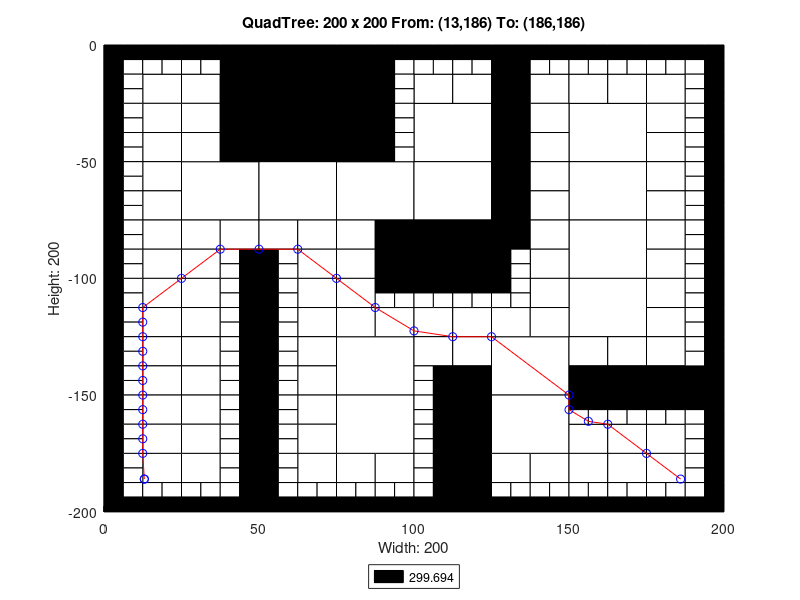

Recreate this plot in MATLAB.
axis([0 200 -200 0]);
title('QuadTree: 200 x 200 From: (13,186) To: (186,186)');
xlabel('Width: 200');
ylabel('Height: 200');
rectangle('Position',[50 -25 25 25], 'FaceColor',[0 0 0]);
rectangle('Position',[50 -50 25 25], 'FaceColor',[0 0 0]);
rectangle('Position',[25 -75 25 25], 'FaceColor',[1 1 1]);
rectangle('Position',[50 -75 25 25], 'FaceColor',[1 1 1]);
rectangle('Position',[75 -75 25 25], 'FaceColor',[1 1 1]);
rectangle('Position',[100 -50 25 25], 'FaceColor',[1 1 1]);
rectangle('Position',[150 -50 25 25], 'FaceColor',[1 1 1]);
rectangle('Position',[100 -75 25 25], 'FaceColor',[1 1 1]);
rectangle('Position',[100 -100 25 25], 'FaceColor',[0 0 0]);
rectangle('Position',[150 -75 25 25], 'FaceColor',[1 1 1]);
rectangle('Position',[150 -100 25 25], 'FaceColor',[1 1 1]);
rectangle('Position',[75 -150 25 25], 'FaceColor',[1 1 1]);
rectangle('Position',[75 -175 25 25], 'FaceColor',[1 1 1]);
rectangle('Position',[125 -150 25 25], 'FaceColor',[1 1 1]);
rectangle('Position',[150 -125 25 25], 'FaceColor',[1 1 1]);
rectangle('Position',[125 -175 25 25], 'FaceColor',[1 1 1]);
rectangle('Position',[12.5 -25 12.5 12.5], 'FaceColor',[1 1 1]);
rectangle('Position',[37.5 -12.5 12.5 12.5], 'FaceColor',[0 0 0]);
rectangle('Position',[25 -25 12.5 12.5], 'FaceColor',[1 1 1]);
rectangle('Position',[37.5 -25 12.5 12.5], 'FaceColor',[0 0 0]);
rectangle('Position',[12.5 -37.5 12.5 12.5], 'FaceColor',[1 1 1]);
rectangle('Position',[12.5 -50 12.5 12.5], 'FaceColor',[1 1 1]);
rectangle('Position',[25 -37.5 12.5 12.5], 'FaceColor',[1 1 1]);
rectangle('Position',[37.5 -37.5 12.5 12.5], 'FaceColor',[0 0 0]);
rectangle('Position',[25 -50 12.5 12.5], 'FaceColor',[1 1 1]);
rectangle('Position',[37.5 -50 12.5 12.5], 'FaceColor',[0 0 0]);
rectangle('Position',[75 -12.5 12.5 12.5], 'FaceColor',[0 0 0]);
rectangle('Position',[75 -25 12.5 12.5], 'FaceColor',[0 0 0]);
rectangle('Position',[75 -37.5 12.5 12.5], 'FaceColor',[0 0 0]);
rectangle('Position',[75 -50 12.5 12.5], 'FaceColor',[0 0 0]);
rectangle('Position',[12.5 -62.5 12.5 12.5], 'FaceColor',[1 1 1]);
rectangle('Position',[12.5 -75 12.5 12.5], 'FaceColor',[1 1 1]);
rectangle('Position',[12.5 -87.5 12.5 12.5], 'FaceColor',[1 1 1]);
rectangle('Position',[12.5 -100 12.5 12.5], 'FaceColor',[1 1 1]);
rectangle('Position',[25 -87.5 12.5 12.5], 'FaceColor',[1 1 1]);
rectangle('Position',[37.5 -87.5 12.5 12.5], 'FaceColor',[1 1 1]);
rectangle('Position',[25 -100 12.5 12.5], 'FaceColor',[1 1 1]);
rectangle('Position',[50 -87.5 12.5 12.5], 'FaceColor',[1 1 1]);
rectangle('Position',[62.5 -87.5 12.5 12.5], 'FaceColor',[1 1 1]);
rectangle('Position',[62.5 -100 12.5 12.5], 'FaceColor',[1 1 1]);
rectangle('Position',[75 -87.5 12.5 12.5], 'FaceColor',[1 1 1]);
rectangle('Position',[87.5 -87.5 12.5 12.5], 'FaceColor',[0 0 0]);
rectangle('Position',[75 -100 12.5 12.5], 'FaceColor',[1 1 1]);
rectangle('Position',[87.5 -100 12.5 12.5], 'FaceColor',[0 0 0]);
rectangle('Position',[100 -25 12.5 12.5], 'FaceColor',[1 1 1]);
rectangle('Position',[112.5 -25 12.5 12.5], 'FaceColor',[1 1 1]);
rectangle('Position',[125 -12.5 12.5 12.5], 'FaceColor',[0 0 0]);
rectangle('Position',[125 -25 12.5 12.5], 'FaceColor',[0 0 0]);
rectangle('Position',[137.5 -25 12.5 12.5], 'FaceColor',[1 1 1]);
rectangle('Position',[125 -37.5 12.5 12.5], 'FaceColor',[0 0 0]);
rectangle('Position',[137.5 -37.5 12.5 12.5], 'FaceColor',[1 1 1]);
rectangle('Position',[125 -50 12.5 12.5], 'FaceColor',[0 0 0]);
rectangle('Position',[137.5 -50 12.5 12.5], 'FaceColor',[1 1 1]);
rectangle('Position',[150 -25 12.5 12.5], 'FaceColor',[1 1 1]);
rectangle('Position',[162.5 -25 12.5 12.5], 'FaceColor',[1 1 1]);
rectangle('Position',[175 -25 12.5 12.5], 'FaceColor',[1 1 1]);
rectangle('Position',[175 -37.5 12.5 12.5], 'FaceColor',[1 1 1]);
rectangle('Position',[175 -50 12.5 12.5], 'FaceColor',[1 1 1]);
rectangle('Position',[125 -62.5 12.5 12.5], 'FaceColor',[0 0 0]);
rectangle('Position',[137.5 -62.5 12.5 12.5], 'FaceColor',[1 1 1]);
rectangle('Position',[125 -75 12.5 12.5], 'FaceColor',[0 0 0]);
rectangle('Position',[137.5 -75 12.5 12.5], 'FaceColor',[1 1 1]);
rectangle('Position',[125 -87.5 12.5 12.5], 'FaceColor',[0 0 0]);
rectangle('Position',[137.5 -87.5 12.5 12.5], 'FaceColor',[1 1 1]);
rectangle('Position',[137.5 -100 12.5 12.5], 'FaceColor',[1 1 1]);
rectangle('Position',[175 -62.5 12.5 12.5], 'FaceColor',[1 1 1]);
rectangle('Position',[175 -75 12.5 12.5], 'FaceColor',[1 1 1]);
rectangle('Position',[175 -87.5 12.5 12.5], 'FaceColor',[1 1 1]);
rectangle('Position',[175 -100 12.5 12.5], 'FaceColor',[1 1 1]);
rectangle('Position',[12.5 -112.5 12.5 12.5], 'FaceColor',[1 1 1]);
rectangle('Position',[12.5 -125 12.5 12.5], 'FaceColor',[1 1 1]);
rectangle('Position',[25 -112.5 12.5 12.5], 'FaceColor',[1 1 1]);
rectangle('Position',[25 -125 12.5 12.5], 'FaceColor',[1 1 1]);
rectangle('Position',[12.5 -137.5 12.5 12.5], 'FaceColor',[1 1 1]);
rectangle('Position',[12.5 -150 12.5 12.5], 'FaceColor',[1 1 1]);
rectangle('Position',[25 -137.5 12.5 12.5], 'FaceColor',[1 1 1]);
rectangle('Position',[25 -150 12.5 12.5], 'FaceColor',[1 1 1]);
rectangle('Position',[62.5 -112.5 12.5 12.5], 'FaceColor',[1 1 1]);
rectangle('Position',[62.5 -125 12.5 12.5], 'FaceColor',[1 1 1]);
rectangle('Position',[75 -112.5 12.5 12.5], 'FaceColor',[1 1 1]);
rectangle('Position',[75 -125 12.5 12.5], 'FaceColor',[1 1 1]);
rectangle('Position',[87.5 -125 12.5 12.5], 'FaceColor',[1 1 1]);
rectangle('Position',[62.5 -137.5 12.5 12.5], 'FaceColor',[1 1 1]);
rectangle('Position',[62.5 -150 12.5 12.5], 'FaceColor',[1 1 1]);
rectangle('Position',[12.5 -162.5 12.5 12.5], 'FaceColor',[1 1 1]);
rectangle('Position',[12.5 -175 12.5 12.5], 'FaceColor',[1 1 1]);
rectangle('Position',[25 -162.5 12.5 12.5], 'FaceColor',[1 1 1]);
rectangle('Position',[25 -175 12.5 12.5], 'FaceColor',[1 1 1]);
rectangle('Position',[12.5 -187.5 12.5 12.5], 'FaceColor',[1 1 1]);
rectangle('Position',[25 -187.5 12.5 12.5], 'FaceColor',[1 1 1]);
rectangle('Position',[62.5 -162.5 12.5 12.5], 'FaceColor',[1 1 1]);
rectangle('Position',[62.5 -175 12.5 12.5], 'FaceColor',[1 1 1]);
rectangle('Position',[62.5 -187.5 12.5 12.5], 'FaceColor',[1 1 1]);
rectangle('Position',[75 -187.5 12.5 12.5], 'FaceColor',[1 1 1]);
rectangle('Position',[87.5 -187.5 12.5 12.5], 'FaceColor',[1 1 1]);
rectangle('Position',[100 -125 12.5 12.5], 'FaceColor',[1 1 1]);
rectangle('Position',[112.5 -125 12.5 12.5], 'FaceColor',[1 1 1]);
rectangle('Position',[137.5 -112.5 12.5 12.5], 'FaceColor',[1 1 1]);
rectangle('Position',[125 -125 12.5 12.5], 'FaceColor',[1 1 1]);
rectangle('Position',[137.5 -125 12.5 12.5], 'FaceColor',[1 1 1]);
rectangle('Position',[100 -137.5 12.5 12.5], 'FaceColor',[1 1 1]);
rectangle('Position',[112.5 -137.5 12.5 12.5], 'FaceColor',[1 1 1]);
rectangle('Position',[112.5 -150 12.5 12.5], 'FaceColor',[0 0 0]);
rectangle('Position',[175 -112.5 12.5 12.5], 'FaceColor',[1 1 1]);
rectangle('Position',[175 -125 12.5 12.5], 'FaceColor',[1 1 1]);
rectangle('Position',[150 -137.5 12.5 12.5], 'FaceColor',[1 1 1]);
rectangle('Position',[162.5 -137.5 12.5 12.5], 'FaceColor',[1 1 1]);
rectangle('Position',[150 -150 12.5 12.5], 'FaceColor',[0 0 0]);
rectangle('Position',[162.5 -150 12.5 12.5], 'FaceColor',[0 0 0]);
rectangle('Position',[175 -137.5 12.5 12.5], 'FaceColor',[1 1 1]);
rectangle('Position',[175 -150 12.5 12.5], 'FaceColor',[0 0 0]);
rectangle('Position',[187.5 -150 12.5 12.5], 'FaceColor',[0 0 0]);
rectangle('Position',[112.5 -162.5 12.5 12.5], 'FaceColor',[0 0 0]);
rectangle('Position',[112.5 -175 12.5 12.5], 'FaceColor',[0 0 0]);
rectangle('Position',[112.5 -187.5 12.5 12.5], 'FaceColor',[0 0 0]);
rectangle('Position',[112.5 -200 12.5 12.5], 'FaceColor',[0 0 0]);
rectangle('Position',[125 -187.5 12.5 12.5], 'FaceColor',[1 1 1]);
rectangle('Position',[137.5 -187.5 12.5 12.5], 'FaceColor',[1 1 1]);
rectangle('Position',[150 -175 12.5 12.5], 'FaceColor',[1 1 1]);
rectangle('Position',[162.5 -175 12.5 12.5], 'FaceColor',[1 1 1]);
rectangle('Position',[175 -175 12.5 12.5], 'FaceColor',[1 1 1]);
rectangle('Position',[150 -187.5 12.5 12.5], 'FaceColor',[1 1 1]);
rectangle('Position',[162.5 -187.5 12.5 12.5], 'FaceColor',[1 1 1]);
rectangle('Position',[175 -187.5 12.5 12.5], 'FaceColor',[1 1 1]);
rectangle('Position',[0 -6.25 6.25 6.25], 'FaceColor',[0 0 0]);
rectangle('Position',[6.25 -6.25 6.25 6.25], 'FaceColor',[0 0 0]);
rectangle('Position',[0 -12.5 6.25 6.25], 'FaceColor',[0 0 0]);
rectangle('Position',[6.25 -12.5 6.25 6.25], 'FaceColor',[1 1 1]);
rectangle('Position',[12.5 -6.25 6.25 6.25], 'FaceColor',[0 0 0]);
rectangle('Position',[18.75 -6.25 6.25 6.25], 'FaceColor',[0 0 0]);
rectangle('Position',[12.5 -12.5 6.25 6.25], 'FaceColor',[1 1 1]);
rectangle('Position',[18.75 -12.5 6.25 6.25], 'FaceColor',[1 1 1]);
rectangle('Position',[0 -18.75 6.25 6.25], 'FaceColor',[0 0 0]);
rectangle('Position',[6.25 -18.75 6.25 6.25], 'FaceColor',[1 1 1]);
rectangle('Position',[0 -25 6.25 6.25], 'FaceColor',[0 0 0]);
rectangle('Position',[6.25 -25 6.25 6.25], 'FaceColor',[1 1 1]);
rectangle('Position',[25 -6.25 6.25 6.25], 'FaceColor',[0 0 0]);
rectangle('Position',[31.25 -6.25 6.25 6.25], 'FaceColor',[0 0 0]);
rectangle('Position',[25 -12.5 6.25 6.25], 'FaceColor',[1 1 1]);
rectangle('Position',[31.25 -12.5 6.25 6.25], 'FaceColor',[1 1 1]);
rectangle('Position',[0 -31.25 6.25 6.25], 'FaceColor',[0 0 0]);
rectangle('Position',[6.25 -31.25 6.25 6.25], 'FaceColor',[1 1 1]);
rectangle('Position',[0 -37.5 6.25 6.25], 'FaceColor',[0 0 0]);
rectangle('Position',[6.25 -37.5 6.25 6.25], 'FaceColor',[1 1 1]);
rectangle('Position',[0 -43.75 6.25 6.25], 'FaceColor',[0 0 0]);
rectangle('Position',[6.25 -43.75 6.25 6.25], 'FaceColor',[1 1 1]);
rectangle('Position',[0 -50 6.25 6.25], 'FaceColor',[0 0 0]);
rectangle('Position',[6.25 -50 6.25 6.25], 'FaceColor',[1 1 1]);
rectangle('Position',[87.5 -6.25 6.25 6.25], 'FaceColor',[0 0 0]);
rectangle('Position',[93.75 -6.25 6.25 6.25], 'FaceColor',[0 0 0]);
rectangle('Position',[87.5 -12.5 6.25 6.25], 'FaceColor',[0 0 0]);
rectangle('Position',[93.75 -12.5 6.25 6.25], 'FaceColor',[1 1 1]);
rectangle('Position',[87.5 -18.75 6.25 6.25], 'FaceColor',[0 0 0]);
rectangle('Position',[93.75 -18.75 6.25 6.25], 'FaceColor',[1 1 1]);
rectangle('Position',[87.5 -25 6.25 6.25], 'FaceColor',[0 0 0]);
rectangle('Position',[93.75 -25 6.25 6.25], 'FaceColor',[1 1 1]);
rectangle('Position',[87.5 -31.25 6.25 6.25], 'FaceColor',[0 0 0]);
rectangle('Position',[93.75 -31.25 6.25 6.25], 'FaceColor',[1 1 1]);
rectangle('Position',[87.5 -37.5 6.25 6.25], 'FaceColor',[0 0 0]);
rectangle('Position',[93.75 -37.5 6.25 6.25], 'FaceColor',[1 1 1]);
rectangle('Position',[87.5 -43.75 6.25 6.25], 'FaceColor',[0 0 0]);
rectangle('Position',[93.75 -43.75 6.25 6.25], 'FaceColor',[1 1 1]);
rectangle('Position',[87.5 -50 6.25 6.25], 'FaceColor',[0 0 0]);
rectangle('Position',[93.75 -50 6.25 6.25], 'FaceColor',[1 1 1]);
rectangle('Position',[0 -56.25 6.25 6.25], 'FaceColor',[0 0 0]);
rectangle('Position',[6.25 -56.25 6.25 6.25], 'FaceColor',[1 1 1]);
rectangle('Position',[0 -62.5 6.25 6.25], 'FaceColor',[0 0 0]);
rectangle('Position',[6.25 -62.5 6.25 6.25], 'FaceColor',[1 1 1]);
rectangle('Position',[0 -68.75 6.25 6.25], 'FaceColor',[0 0 0]);
rectangle('Position',[6.25 -68.75 6.25 6.25], 'FaceColor',[1 1 1]);
rectangle('Position',[0 -75 6.25 6.25], 'FaceColor',[0 0 0]);
rectangle('Position',[6.25 -75 6.25 6.25], 'FaceColor',[1 1 1]);
rectangle('Position',[0 -81.25 6.25 6.25], 'FaceColor',[0 0 0]);
rectangle('Position',[6.25 -81.25 6.25 6.25], 'FaceColor',[1 1 1]);
rectangle('Position',[0 -87.5 6.25 6.25], 'FaceColor',[0 0 0]);
rectangle('Position',[6.25 -87.5 6.25 6.25], 'FaceColor',[1 1 1]);
rectangle('Position',[0 -93.75 6.25 6.25], 'FaceColor',[0 0 0]);
rectangle('Position',[6.25 -93.75 6.25 6.25], 'FaceColor',[1 1 1]);
rectangle('Position',[0 -100 6.25 6.25], 'FaceColor',[0 0 0]);
rectangle('Position',[6.25 -100 6.25 6.25], 'FaceColor',[1 1 1]);
rectangle('Position',[37.5 -93.75 6.25 6.25], 'FaceColor',[1 1 1]);
rectangle('Position',[43.75 -93.75 6.25 6.25], 'FaceColor',[0 0 0]);
rectangle('Position',[37.5 -100 6.25 6.25], 'FaceColor',[1 1 1]);
rectangle('Position',[43.75 -100 6.25 6.25], 'FaceColor',[0 0 0]);
rectangle('Position',[50 -93.75 6.25 6.25], 'FaceColor',[0 0 0]);
rectangle('Position',[56.25 -93.75 6.25 6.25], 'FaceColor',[1 1 1]);
rectangle('Position',[50 -100 6.25 6.25], 'FaceColor',[0 0 0]);
rectangle('Position',[56.25 -100 6.25 6.25], 'FaceColor',[1 1 1]);
rectangle('Position',[100 -6.25 6.25 6.25], 'FaceColor',[0 0 0]);
rectangle('Position',[106.25 -6.25 6.25 6.25], 'FaceColor',[0 0 0]);
rectangle('Position',[100 -12.5 6.25 6.25], 'FaceColor',[1 1 1]);
rectangle('Position',[106.25 -12.5 6.25 6.25], 'FaceColor',[1 1 1]);
rectangle('Position',[112.5 -6.25 6.25 6.25], 'FaceColor',[0 0 0]);
rectangle('Position',[118.75 -6.25 6.25 6.25], 'FaceColor',[0 0 0]);
rectangle('Position',[112.5 -12.5 6.25 6.25], 'FaceColor',[1 1 1]);
rectangle('Position',[118.75 -12.5 6.25 6.25], 'FaceColor',[1 1 1]);
rectangle('Position',[137.5 -6.25 6.25 6.25], 'FaceColor',[0 0 0]);
rectangle('Position',[143.75 -6.25 6.25 6.25], 'FaceColor',[0 0 0]);
rectangle('Position',[137.5 -12.5 6.25 6.25], 'FaceColor',[1 1 1]);
rectangle('Position',[143.75 -12.5 6.25 6.25], 'FaceColor',[1 1 1]);
rectangle('Position',[150 -6.25 6.25 6.25], 'FaceColor',[0 0 0]);
rectangle('Position',[156.25 -6.25 6.25 6.25], 'FaceColor',[0 0 0]);
rectangle('Position',[150 -12.5 6.25 6.25], 'FaceColor',[1 1 1]);
rectangle('Position',[156.25 -12.5 6.25 6.25], 'FaceColor',[1 1 1]);
rectangle('Position',[162.5 -6.25 6.25 6.25], 'FaceColor',[0 0 0]);
rectangle('Position',[168.75 -6.25 6.25 6.25], 'FaceColor',[0 0 0]);
rectangle('Position',[162.5 -12.5 6.25 6.25], 'FaceColor',[1 1 1]);
rectangle('Position',[168.75 -12.5 6.25 6.25], 'FaceColor',[1 1 1]);
rectangle('Position',[175 -6.25 6.25 6.25], 'FaceColor',[0 0 0]);
rectangle('Position',[181.25 -6.25 6.25 6.25], 'FaceColor',[0 0 0]);
rectangle('Position',[175 -12.5 6.25 6.25], 'FaceColor',[1 1 1]);
rectangle('Position',[181.25 -12.5 6.25 6.25], 'FaceColor',[1 1 1]);
rectangle('Position',[187.5 -6.25 6.25 6.25], 'FaceColor',[0 0 0]);
rectangle('Position',[193.75 -6.25 6.25 6.25], 'FaceColor',[0 0 0]);
rectangle('Position',[187.5 -12.5 6.25 6.25], 'FaceColor',[1 1 1]);
rectangle('Position',[193.75 -12.5 6.25 6.25], 'FaceColor',[0 0 0]);
rectangle('Position',[187.5 -18.75 6.25 6.25], 'FaceColor',[1 1 1]);
rectangle('Position',[193.75 -18.75 6.25 6.25], 'FaceColor',[0 0 0]);
rectangle('Position',[187.5 -25 6.25 6.25], 'FaceColor',[1 1 1]);
rectangle('Position',[193.75 -25 6.25 6.25], 'FaceColor',[0 0 0]);
rectangle('Position',[187.5 -31.25 6.25 6.25], 'FaceColor',[1 1 1]);
rectangle('Position',[193.75 -31.25 6.25 6.25], 'FaceColor',[0 0 0]);
rectangle('Position',[187.5 -37.5 6.25 6.25], 'FaceColor',[1 1 1]);
rectangle('Position',[193.75 -37.5 6.25 6.25], 'FaceColor',[0 0 0]);
rectangle('Position',[187.5 -43.75 6.25 6.25], 'FaceColor',[1 1 1]);
rectangle('Position',[193.75 -43.75 6.25 6.25], 'FaceColor',[0 0 0]);
rectangle('Position',[187.5 -50 6.25 6.25], 'FaceColor',[1 1 1]);
rectangle('Position',[193.75 -50 6.25 6.25], 'FaceColor',[0 0 0]);
rectangle('Position',[125 -93.75 6.25 6.25], 'FaceColor',[0 0 0]);
rectangle('Position',[131.25 -93.75 6.25 6.25], 'FaceColor',[1 1 1]);
rectangle('Position',[125 -100 6.25 6.25], 'FaceColor',[0 0 0]);
rectangle('Position',[131.25 -100 6.25 6.25], 'FaceColor',[1 1 1]);
rectangle('Position',[187.5 -56.25 6.25 6.25], 'FaceColor',[1 1 1]);
rectangle('Position',[193.75 -56.25 6.25 6.25], 'FaceColor',[0 0 0]);
rectangle('Position',[187.5 -62.5 6.25 6.25], 'FaceColor',[1 1 1]);
rectangle('Position',[193.75 -62.5 6.25 6.25], 'FaceColor',[0 0 0]);
rectangle('Position',[187.5 -68.75 6.25 6.25], 'FaceColor',[1 1 1]);
rectangle('Position',[193.75 -68.75 6.25 6.25], 'FaceColor',[0 0 0]);
rectangle('Position',[187.5 -75 6.25 6.25], 'FaceColor',[1 1 1]);
rectangle('Position',[193.75 -75 6.25 6.25], 'FaceColor',[0 0 0]);
rectangle('Position',[187.5 -81.25 6.25 6.25], 'FaceColor',[1 1 1]);
rectangle('Position',[193.75 -81.25 6.25 6.25], 'FaceColor',[0 0 0]);
rectangle('Position',[187.5 -87.5 6.25 6.25], 'FaceColor',[1 1 1]);
rectangle('Position',[193.75 -87.5 6.25 6.25], 'FaceColor',[0 0 0]);
rectangle('Position',[187.5 -93.75 6.25 6.25], 'FaceColor',[1 1 1]);
rectangle('Position',[193.75 -93.75 6.25 6.25], 'FaceColor',[0 0 0]);
rectangle('Position',[187.5 -100 6.25 6.25], 'FaceColor',[1 1 1]);
rectangle('Position',[193.75 -100 6.25 6.25], 'FaceColor',[0 0 0]);
rectangle('Position',[0 -106.25 6.25 6.25], 'FaceColor',[0 0 0]);
rectangle('Position',[6.25 -106.25 6.25 6.25], 'FaceColor',[1 1 1]);
rectangle('Position',[0 -112.5 6.25 6.25], 'FaceColor',[0 0 0]);
rectangle('Position',[6.25 -112.5 6.25 6.25], 'FaceColor',[1 1 1]);
rectangle('Position',[0 -118.75 6.25 6.25], 'FaceColor',[0 0 0]);
rectangle('Position',[6.25 -118.75 6.25 6.25], 'FaceColor',[1 1 1]);
rectangle('Position',[0 -125 6.25 6.25], 'FaceColor',[0 0 0]);
rectangle('Position',[6.25 -125 6.25 6.25], 'FaceColor',[1 1 1]);
rectangle('Position',[37.5 -106.25 6.25 6.25], 'FaceColor',[1 1 1]);
rectangle('Position',[43.75 -106.25 6.25 6.25], 'FaceColor',[0 0 0]);
rectangle('Position',[37.5 -112.5 6.25 6.25], 'FaceColor',[1 1 1]);
rectangle('Position',[43.75 -112.5 6.25 6.25], 'FaceColor',[0 0 0]);
rectangle('Position',[37.5 -118.75 6.25 6.25], 'FaceColor',[1 1 1]);
rectangle('Position',[43.75 -118.75 6.25 6.25], 'FaceColor',[0 0 0]);
rectangle('Position',[37.5 -125 6.25 6.25], 'FaceColor',[1 1 1]);
rectangle('Position',[43.75 -125 6.25 6.25], 'FaceColor',[0 0 0]);
rectangle('Position',[0 -131.25 6.25 6.25], 'FaceColor',[0 0 0]);
rectangle('Position',[6.25 -131.25 6.25 6.25], 'FaceColor',[1 1 1]);
rectangle('Position',[0 -137.5 6.25 6.25], 'FaceColor',[0 0 0]);
rectangle('Position',[6.25 -137.5 6.25 6.25], 'FaceColor',[1 1 1]);
rectangle('Position',[0 -143.75 6.25 6.25], 'FaceColor',[0 0 0]);
rectangle('Position',[6.25 -143.75 6.25 6.25], 'FaceColor',[1 1 1]);
rectangle('Position',[0 -150 6.25 6.25], 'FaceColor',[0 0 0]);
rectangle('Position',[6.25 -150 6.25 6.25], 'FaceColor',[1 1 1]);
rectangle('Position',[37.5 -131.25 6.25 6.25], 'FaceColor',[1 1 1]);
rectangle('Position',[43.75 -131.25 6.25 6.25], 'FaceColor',[0 0 0]);
rectangle('Position',[37.5 -137.5 6.25 6.25], 'FaceColor',[1 1 1]);
rectangle('Position',[43.75 -137.5 6.25 6.25], 'FaceColor',[0 0 0]);
rectangle('Position',[37.5 -143.75 6.25 6.25], 'FaceColor',[1 1 1]);
rectangle('Position',[43.75 -143.75 6.25 6.25], 'FaceColor',[0 0 0]);
rectangle('Position',[37.5 -150 6.25 6.25], 'FaceColor',[1 1 1]);
rectangle('Position',[43.75 -150 6.25 6.25], 'FaceColor',[0 0 0]);
rectangle('Position',[50 -106.25 6.25 6.25], 'FaceColor',[0 0 0]);
rectangle('Position',[56.25 -106.25 6.25 6.25], 'FaceColor',[1 1 1]);
rectangle('Position',[50 -112.5 6.25 6.25], 'FaceColor',[0 0 0]);
rectangle('Position',[56.25 -112.5 6.25 6.25], 'FaceColor',[1 1 1]);
rectangle('Position',[50 -118.75 6.25 6.25], 'FaceColor',[0 0 0]);
rectangle('Position',[56.25 -118.75 6.25 6.25], 'FaceColor',[1 1 1]);
rectangle('Position',[50 -125 6.25 6.25], 'FaceColor',[0 0 0]);
rectangle('Position',[56.25 -125 6.25 6.25], 'FaceColor',[1 1 1]);
rectangle('Position',[87.5 -106.25 6.25 6.25], 'FaceColor',[0 0 0]);
rectangle('Position',[93.75 -106.25 6.25 6.25], 'FaceColor',[0 0 0]);
rectangle('Position',[87.5 -112.5 6.25 6.25], 'FaceColor',[1 1 1]);
rectangle('Position',[93.75 -112.5 6.25 6.25], 'FaceColor',[1 1 1]);
rectangle('Position',[50 -131.25 6.25 6.25], 'FaceColor',[0 0 0]);
rectangle('Position',[56.25 -131.25 6.25 6.25], 'FaceColor',[1 1 1]);
rectangle('Position',[50 -137.5 6.25 6.25], 'FaceColor',[0 0 0]);
rectangle('Position',[56.25 -137.5 6.25 6.25], 'FaceColor',[1 1 1]);
rectangle('Position',[50 -143.75 6.25 6.25], 'FaceColor',[0 0 0]);
rectangle('Position',[56.25 -143.75 6.25 6.25], 'FaceColor',[1 1 1]);
rectangle('Position',[50 -150 6.25 6.25], 'FaceColor',[0 0 0]);
rectangle('Position',[56.25 -150 6.25 6.25], 'FaceColor',[1 1 1]);
rectangle('Position',[0 -156.25 6.25 6.25], 'FaceColor',[0 0 0]);
rectangle('Position',[6.25 -156.25 6.25 6.25], 'FaceColor',[1 1 1]);
rectangle('Position',[0 -162.5 6.25 6.25], 'FaceColor',[0 0 0]);
rectangle('Position',[6.25 -162.5 6.25 6.25], 'FaceColor',[1 1 1]);
rectangle('Position',[0 -168.75 6.25 6.25], 'FaceColor',[0 0 0]);
rectangle('Position',[6.25 -168.75 6.25 6.25], 'FaceColor',[1 1 1]);
rectangle('Position',[0 -175 6.25 6.25], 'FaceColor',[0 0 0]);
rectangle('Position',[6.25 -175 6.25 6.25], 'FaceColor',[1 1 1]);
rectangle('Position',[37.5 -156.25 6.25 6.25], 'FaceColor',[1 1 1]);
rectangle('Position',[43.75 -156.25 6.25 6.25], 'FaceColor',[0 0 0]);
rectangle('Position',[37.5 -162.5 6.25 6.25], 'FaceColor',[1 1 1]);
rectangle('Position',[43.75 -162.5 6.25 6.25], 'FaceColor',[0 0 0]);
rectangle('Position',[37.5 -168.75 6.25 6.25], 'FaceColor',[1 1 1]);
rectangle('Position',[43.75 -168.75 6.25 6.25], 'FaceColor',[0 0 0]);
rectangle('Position',[37.5 -175 6.25 6.25], 'FaceColor',[1 1 1]);
rectangle('Position',[43.75 -175 6.25 6.25], 'FaceColor',[0 0 0]);
rectangle('Position',[0 -181.25 6.25 6.25], 'FaceColor',[0 0 0]);
rectangle('Position',[6.25 -181.25 6.25 6.25], 'FaceColor',[1 1 1]);
rectangle('Position',[0 -187.5 6.25 6.25], 'FaceColor',[0 0 0]);
rectangle('Position',[6.25 -187.5 6.25 6.25], 'FaceColor',[1 1 1]);
rectangle('Position',[0 -193.75 6.25 6.25], 'FaceColor',[0 0 0]);
rectangle('Position',[6.25 -193.75 6.25 6.25], 'FaceColor',[1 1 1]);
rectangle('Position',[0 -200 6.25 6.25], 'FaceColor',[0 0 0]);
rectangle('Position',[6.25 -200 6.25 6.25], 'FaceColor',[0 0 0]);
rectangle('Position',[12.5 -193.75 6.25 6.25], 'FaceColor',[1 1 1]);
rectangle('Position',[18.75 -193.75 6.25 6.25], 'FaceColor',[1 1 1]);
rectangle('Position',[12.5 -200 6.25 6.25], 'FaceColor',[0 0 0]);
rectangle('Position',[18.75 -200 6.25 6.25], 'FaceColor',[0 0 0]);
rectangle('Position',[37.5 -181.25 6.25 6.25], 'FaceColor',[1 1 1]);
rectangle('Position',[43.75 -181.25 6.25 6.25], 'FaceColor',[0 0 0]);
rectangle('Position',[37.5 -187.5 6.25 6.25], 'FaceColor',[1 1 1]);
rectangle('Position',[43.75 -187.5 6.25 6.25], 'FaceColor',[0 0 0]);
rectangle('Position',[25 -193.75 6.25 6.25], 'FaceColor',[1 1 1]);
rectangle('Position',[31.25 -193.75 6.25 6.25], 'FaceColor',[1 1 1]);
rectangle('Position',[25 -200 6.25 6.25], 'FaceColor',[0 0 0]);
rectangle('Position',[31.25 -200 6.25 6.25], 'FaceColor',[0 0 0]);
rectangle('Position',[37.5 -193.75 6.25 6.25], 'FaceColor',[1 1 1]);
rectangle('Position',[43.75 -193.75 6.25 6.25], 'FaceColor',[0 0 0]);
rectangle('Position',[37.5 -200 6.25 6.25], 'FaceColor',[0 0 0]);
rectangle('Position',[43.75 -200 6.25 6.25], 'FaceColor',[0 0 0]);
rectangle('Position',[50 -156.25 6.25 6.25], 'FaceColor',[0 0 0]);
rectangle('Position',[56.25 -156.25 6.25 6.25], 'FaceColor',[1 1 1]);
rectangle('Position',[50 -162.5 6.25 6.25], 'FaceColor',[0 0 0]);
rectangle('Position',[56.25 -162.5 6.25 6.25], 'FaceColor',[1 1 1]);
rectangle('Position',[50 -168.75 6.25 6.25], 'FaceColor',[0 0 0]);
rectangle('Position',[56.25 -168.75 6.25 6.25], 'FaceColor',[1 1 1]);
rectangle('Position',[50 -175 6.25 6.25], 'FaceColor',[0 0 0]);
rectangle('Position',[56.25 -175 6.25 6.25], 'FaceColor',[1 1 1]);
rectangle('Position',[50 -181.25 6.25 6.25], 'FaceColor',[0 0 0]);
rectangle('Position',[56.25 -181.25 6.25 6.25], 'FaceColor',[1 1 1]);
rectangle('Position',[50 -187.5 6.25 6.25], 'FaceColor',[0 0 0]);
rectangle('Position',[56.25 -187.5 6.25 6.25], 'FaceColor',[1 1 1]);
rectangle('Position',[50 -193.75 6.25 6.25], 'FaceColor',[0 0 0]);
rectangle('Position',[56.25 -193.75 6.25 6.25], 'FaceColor',[1 1 1]);
rectangle('Position',[50 -200 6.25 6.25], 'FaceColor',[0 0 0]);
rectangle('Position',[56.25 -200 6.25 6.25], 'FaceColor',[0 0 0]);
rectangle('Position',[62.5 -193.75 6.25 6.25], 'FaceColor',[1 1 1]);
rectangle('Position',[68.75 -193.75 6.25 6.25], 'FaceColor',[1 1 1]);
rectangle('Position',[62.5 -200 6.25 6.25], 'FaceColor',[0 0 0]);
rectangle('Position',[68.75 -200 6.25 6.25], 'FaceColor',[0 0 0]);
rectangle('Position',[75 -193.75 6.25 6.25], 'FaceColor',[1 1 1]);
rectangle('Position',[81.25 -193.75 6.25 6.25], 'FaceColor',[1 1 1]);
rectangle('Position',[75 -200 6.25 6.25], 'FaceColor',[0 0 0]);
rectangle('Position',[81.25 -200 6.25 6.25], 'FaceColor',[0 0 0]);
rectangle('Position',[87.5 -193.75 6.25 6.25], 'FaceColor',[1 1 1]);
rectangle('Position',[93.75 -193.75 6.25 6.25], 'FaceColor',[1 1 1]);
rectangle('Position',[87.5 -200 6.25 6.25], 'FaceColor',[0 0 0]);
rectangle('Position',[93.75 -200 6.25 6.25], 'FaceColor',[0 0 0]);
rectangle('Position',[100 -106.25 6.25 6.25], 'FaceColor',[0 0 0]);
rectangle('Position',[106.25 -106.25 6.25 6.25], 'FaceColor',[0 0 0]);
rectangle('Position',[100 -112.5 6.25 6.25], 'FaceColor',[1 1 1]);
rectangle('Position',[106.25 -112.5 6.25 6.25], 'FaceColor',[1 1 1]);
rectangle('Position',[112.5 -106.25 6.25 6.25], 'FaceColor',[0 0 0]);
rectangle('Position',[118.75 -106.25 6.25 6.25], 'FaceColor',[0 0 0]);
rectangle('Position',[112.5 -112.5 6.25 6.25], 'FaceColor',[1 1 1]);
rectangle('Position',[118.75 -112.5 6.25 6.25], 'FaceColor',[1 1 1]);
rectangle('Position',[125 -106.25 6.25 6.25], 'FaceColor',[0 0 0]);
rectangle('Position',[131.25 -106.25 6.25 6.25], 'FaceColor',[1 1 1]);
rectangle('Position',[125 -112.5 6.25 6.25], 'FaceColor',[1 1 1]);
rectangle('Position',[131.25 -112.5 6.25 6.25], 'FaceColor',[1 1 1]);
rectangle('Position',[100 -143.75 6.25 6.25], 'FaceColor',[1 1 1]);
rectangle('Position',[106.25 -143.75 6.25 6.25], 'FaceColor',[0 0 0]);
rectangle('Position',[100 -150 6.25 6.25], 'FaceColor',[1 1 1]);
rectangle('Position',[106.25 -150 6.25 6.25], 'FaceColor',[0 0 0]);
rectangle('Position',[187.5 -106.25 6.25 6.25], 'FaceColor',[1 1 1]);
rectangle('Position',[193.75 -106.25 6.25 6.25], 'FaceColor',[0 0 0]);
rectangle('Position',[187.5 -112.5 6.25 6.25], 'FaceColor',[1 1 1]);
rectangle('Position',[193.75 -112.5 6.25 6.25], 'FaceColor',[0 0 0]);
rectangle('Position',[187.5 -118.75 6.25 6.25], 'FaceColor',[1 1 1]);
rectangle('Position',[193.75 -118.75 6.25 6.25], 'FaceColor',[0 0 0]);
rectangle('Position',[187.5 -125 6.25 6.25], 'FaceColor',[1 1 1]);
rectangle('Position',[193.75 -125 6.25 6.25], 'FaceColor',[0 0 0]);
rectangle('Position',[187.5 -131.25 6.25 6.25], 'FaceColor',[1 1 1]);
rectangle('Position',[193.75 -131.25 6.25 6.25], 'FaceColor',[0 0 0]);
rectangle('Position',[187.5 -137.5 6.25 6.25], 'FaceColor',[1 1 1]);
rectangle('Position',[193.75 -137.5 6.25 6.25], 'FaceColor',[0 0 0]);
rectangle('Position',[100 -156.25 6.25 6.25], 'FaceColor',[1 1 1]);
rectangle('Position',[106.25 -156.25 6.25 6.25], 'FaceColor',[0 0 0]);
rectangle('Position',[100 -162.5 6.25 6.25], 'FaceColor',[1 1 1]);
rectangle('Position',[106.25 -162.5 6.25 6.25], 'FaceColor',[0 0 0]);
rectangle('Position',[100 -168.75 6.25 6.25], 'FaceColor',[1 1 1]);
rectangle('Position',[106.25 -168.75 6.25 6.25], 'FaceColor',[0 0 0]);
rectangle('Position',[100 -175 6.25 6.25], 'FaceColor',[1 1 1]);
rectangle('Position',[106.25 -175 6.25 6.25], 'FaceColor',[0 0 0]);
rectangle('Position',[100 -181.25 6.25 6.25], 'FaceColor',[1 1 1]);
rectangle('Position',[106.25 -181.25 6.25 6.25], 'FaceColor',[0 0 0]);
rectangle('Position',[100 -187.5 6.25 6.25], 'FaceColor',[1 1 1]);
rectangle('Position',[106.25 -187.5 6.25 6.25], 'FaceColor',[0 0 0]);
rectangle('Position',[100 -193.75 6.25 6.25], 'FaceColor',[1 1 1]);
rectangle('Position',[106.25 -193.75 6.25 6.25], 'FaceColor',[0 0 0]);
rectangle('Position',[100 -200 6.25 6.25], 'FaceColor',[0 0 0]);
rectangle('Position',[106.25 -200 6.25 6.25], 'FaceColor',[0 0 0]);
rectangle('Position',[125 -193.75 6.25 6.25], 'FaceColor',[1 1 1]);
rectangle('Position',[131.25 -193.75 6.25 6.25], 'FaceColor',[1 1 1]);
rectangle('Position',[125 -200 6.25 6.25], 'FaceColor',[0 0 0]);
rectangle('Position',[131.25 -200 6.25 6.25], 'FaceColor',[0 0 0]);
rectangle('Position',[137.5 -193.75 6.25 6.25], 'FaceColor',[1 1 1]);
rectangle('Position',[143.75 -193.75 6.25 6.25], 'FaceColor',[1 1 1]);
rectangle('Position',[137.5 -200 6.25 6.25], 'FaceColor',[0 0 0]);
rectangle('Position',[143.75 -200 6.25 6.25], 'FaceColor',[0 0 0]);
rectangle('Position',[150 -156.25 6.25 6.25], 'FaceColor',[0 0 0]);
rectangle('Position',[156.25 -156.25 6.25 6.25], 'FaceColor',[0 0 0]);
rectangle('Position',[150 -162.5 6.25 6.25], 'FaceColor',[1 1 1]);
rectangle('Position',[156.25 -162.5 6.25 6.25], 'FaceColor',[1 1 1]);
rectangle('Position',[162.5 -156.25 6.25 6.25], 'FaceColor',[0 0 0]);
rectangle('Position',[168.75 -156.25 6.25 6.25], 'FaceColor',[0 0 0]);
rectangle('Position',[162.5 -162.5 6.25 6.25], 'FaceColor',[1 1 1]);
rectangle('Position',[168.75 -162.5 6.25 6.25], 'FaceColor',[1 1 1]);
rectangle('Position',[175 -156.25 6.25 6.25], 'FaceColor',[0 0 0]);
rectangle('Position',[181.25 -156.25 6.25 6.25], 'FaceColor',[0 0 0]);
rectangle('Position',[175 -162.5 6.25 6.25], 'FaceColor',[1 1 1]);
rectangle('Position',[181.25 -162.5 6.25 6.25], 'FaceColor',[1 1 1]);
rectangle('Position',[187.5 -156.25 6.25 6.25], 'FaceColor',[0 0 0]);
rectangle('Position',[193.75 -156.25 6.25 6.25], 'FaceColor',[0 0 0]);
rectangle('Position',[187.5 -162.5 6.25 6.25], 'FaceColor',[1 1 1]);
rectangle('Position',[193.75 -162.5 6.25 6.25], 'FaceColor',[0 0 0]);
rectangle('Position',[187.5 -168.75 6.25 6.25], 'FaceColor',[1 1 1]);
rectangle('Position',[193.75 -168.75 6.25 6.25], 'FaceColor',[0 0 0]);
rectangle('Position',[187.5 -175 6.25 6.25], 'FaceColor',[1 1 1]);
rectangle('Position',[193.75 -175 6.25 6.25], 'FaceColor',[0 0 0]);
rectangle('Position',[150 -193.75 6.25 6.25], 'FaceColor',[1 1 1]);
rectangle('Position',[156.25 -193.75 6.25 6.25], 'FaceColor',[1 1 1]);
rectangle('Position',[150 -200 6.25 6.25], 'FaceColor',[0 0 0]);
rectangle('Position',[156.25 -200 6.25 6.25], 'FaceColor',[0 0 0]);
rectangle('Position',[162.5 -193.75 6.25 6.25], 'FaceColor',[1 1 1]);
rectangle('Position',[168.75 -193.75 6.25 6.25], 'FaceColor',[1 1 1]);
rectangle('Position',[162.5 -200 6.25 6.25], 'FaceColor',[0 0 0]);
rectangle('Position',[168.75 -200 6.25 6.25], 'FaceColor',[0 0 0]);
rectangle('Position',[187.5 -181.25 6.25 6.25], 'FaceColor',[1 1 1]);
rectangle('Position',[193.75 -181.25 6.25 6.25], 'FaceColor',[0 0 0]);
rectangle('Position',[187.5 -187.5 6.25 6.25], 'FaceColor',[1 1 1]);
rectangle('Position',[193.75 -187.5 6.25 6.25], 'FaceColor',[0 0 0]);
rectangle('Position',[175 -193.75 6.25 6.25], 'FaceColor',[1 1 1]);
rectangle('Position',[181.25 -193.75 6.25 6.25], 'FaceColor',[1 1 1]);
rectangle('Position',[175 -200 6.25 6.25], 'FaceColor',[0 0 0]);
rectangle('Position',[181.25 -200 6.25 6.25], 'FaceColor',[0 0 0]);
rectangle('Position',[187.5 -193.75 6.25 6.25], 'FaceColor',[1 1 1]);
rectangle('Position',[193.75 -193.75 6.25 6.25], 'FaceColor',[0 0 0]);
rectangle('Position',[187.5 -200 6.25 6.25], 'FaceColor',[0 0 0]);
rectangle('Position',[193.75 -200 6.25 6.25], 'FaceColor',[0 0 0]);
X=[186,175,162.5,156.25,150,150,125,112.5,100,87.5,75,62.5,50,37.5,25,12.5,12.5,12.5,12.5,12.5,12.5,12.5,12.5,12.5,12.5,12.5,13,13];
Y=[-186,-175,-162.5,-161.25,-156.25,-150,-125,-125,-122.5,-112.5,-100,-87.5,-87.5,-87.5,-100,-112.5,-118.75,-125,-131.25,-137.5,-143.75,-150,-156.25,-162.5,-168.75,-175,-186,-186];
hold on;
plot(X,Y,'r');
plot(X,Y,'bo');
legend('299.694','Location','southoutside');
